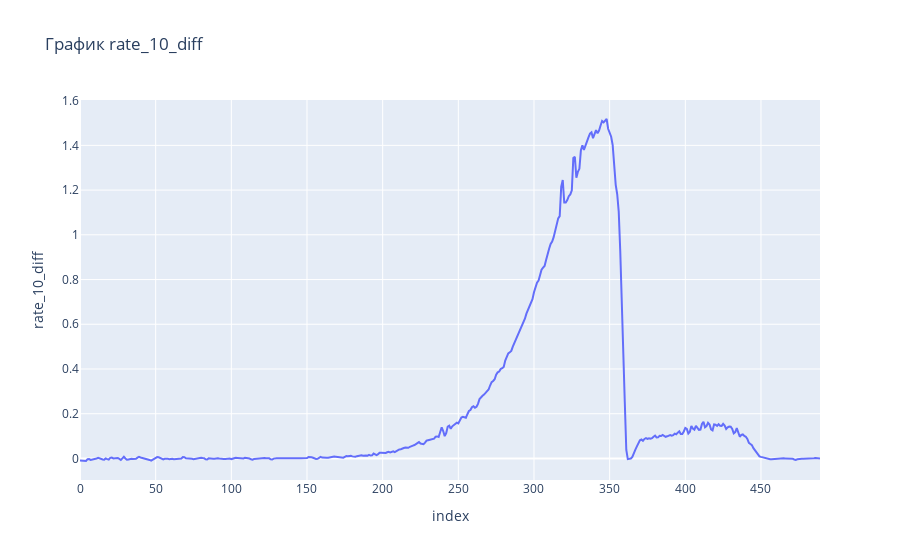

Write notebook code for a chart like this one.
### Code cell
# Построение графика
fig = px.line(df, x=df.index, y='rate_10_diff', title='График rate_10_diff')
fig.show()

### Figure 1 — Plotly figure (JSON) as saved in the notebook; plotly's stock layout.template omitted (floating-point values rounded to 4 significant figures; data arrays with more than 128 entries replaced by an {"elided": "..."} marker saying what was removed)
{"data": [{"hovertemplate": "index=%{x}<br>rate_10_diff=%{y}<extra></extra>", "legendgroup": "", "line": {"color": "#636efa", "dash": "solid"}, "marker": {"symbol": "circle"}, "mode": "lines", "name": "", "orientation": "v", "showlegend": false, "type": "scatter", "x": {"elided": "490 int values"}, "xaxis": "x", "y": {"elided": "490 float values"}, "yaxis": "y"}], "layout": {"legend": {"tracegroupgap": 0}, "title": {"text": "График rate_10_diff"}, "xaxis": {"anchor": "y", "domain": [0, 1], "title": {"text": "index"}}, "yaxis": {"anchor": "x", "domain": [0, 1], "title": {"text": "rate_10_diff"}}}}
